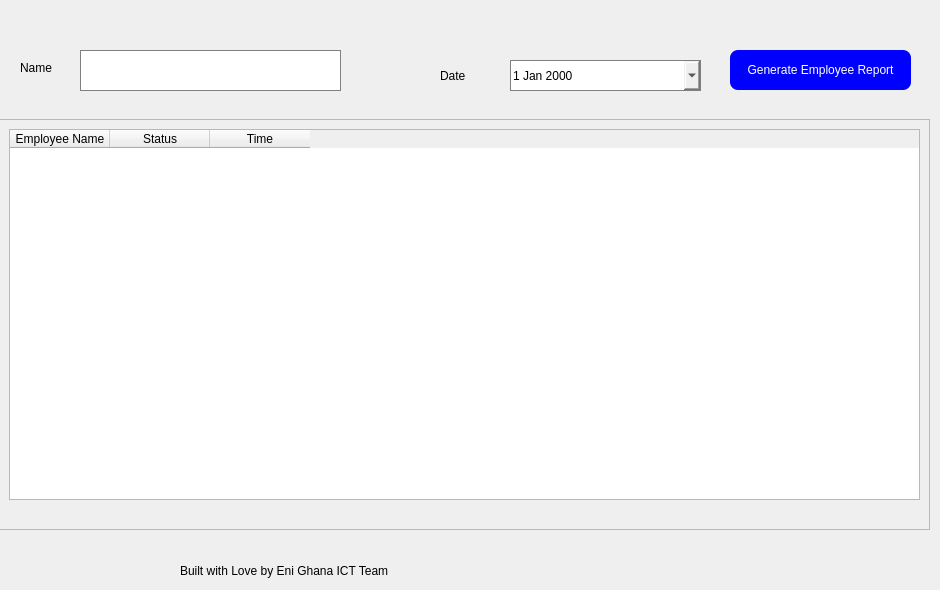
     <widget class="QWidget" name="Dashboard">
      <widget class="QWidget" name="widget" native="true">
       <property name="geometry">
        <rect>
         <x>0</x>
         <y>30</y>
         <width>931</width>
         <height>81</height>
        </rect>
       </property>
       <widget class="QLineEdit" name="lineEdit_employeeDashNameFilter">
        <property name="geometry">
         <rect>
          <x>80</x>
          <y>20</y>
          <width>261</width>
          <height>41</height>
         </rect>
        </property>
        <property name="styleSheet">
         <string notr="true">border: 1px solid grey;</string>
        </property>
       </widget>
       <widget class="QDateEdit" name="dateEdit_employeeDashDateFilter">
        <property name="geometry">
         <rect>
          <x>510</x>
          <y>30</y>
          <width>191</width>
          <height>31</height>
         </rect>
        </property>
        <property name="styleSheet">
         <string notr="true">border: 1px solid grey;</string>
        </property>
        <property name="calendarPopup">
         <bool>true</bool>
        </property>
       </widget>
       <widget class="QLabel" name="label_3">
        <property name="geometry">
         <rect>
          <x>20</x>
          <y>30</y>
          <width>58</width>
          <height>16</height>
         </rect>
        </property>
        <property name="text">
         <string>Name</string>
        </property>
       </widget>
       <widget class="QLabel" name="label_7">
        <property name="geometry">
         <rect>
          <x>440</x>
          <y>30</y>
          <width>51</width>
          <height>31</height>
         </rect>
        </property>
        <property name="text">
         <string>Date</string>
        </property>
       </widget>
       <widget class="QPushButton" name="pushButton_employeeDashRefresh">
        <property name="geometry">
         <rect>
          <x>730</x>
          <y>20</y>
          <width>181</width>
          <height>40</height>
         </rect>
        </property>
        <property name="styleSheet">
         <string notr="true">QPushButton{
text-align: center;
height: 30px;
width: 50px;
padding: 5px;
background: blue;
color: white;
border-radius: 8px;
}</string>
        </property>
        <property name="text">
         <string>Generate Employee Report</string>
        </property>
       </widget>
      </widget>
      <widget class="QFrame" name="frame">
       <property name="geometry">
        <rect>
         <x>-1</x>
         <y>119</y>
         <width>931</width>
         <height>411</height>
        </rect>
       </property>
       <property name="frameShape">
        <enum>QFrame::StyledPanel</enum>
       </property>
       <property name="frameShadow">
        <enum>QFrame::Raised</enum>
       </property>
       <widget class="QTableWidget" name="tableWidget_employeeDashTable">
        <property name="geometry">
         <rect>
          <x>10</x>
          <y>10</y>
          <width>911</width>
          <height>371</height>
         </rect>
        </property>
        <column>
         <property name="text">
          <string>Employee Name</string>
         </property>
        </column>
        <column>
         <property name="text">
          <string>Status</string>
         </property>
        </column>
        <column>
         <property name="text">
          <string>Time</string>
         </property>
        </column>
       </widget>
      </widget>
      <widget class="QLabel" name="label_38">
       <property name="geometry">
        <rect>
         <x>180</x>
         <y>560</y>
         <width>241</width>
         <height>21</height>
        </rect>
       </property>
       <property name="styleSheet">
        <string notr="true"/>
       </property>
       <property name="text">
        <string>Built with Love by Eni Ghana ICT Team</string>
       </property>
      </widget>
     </widget>
